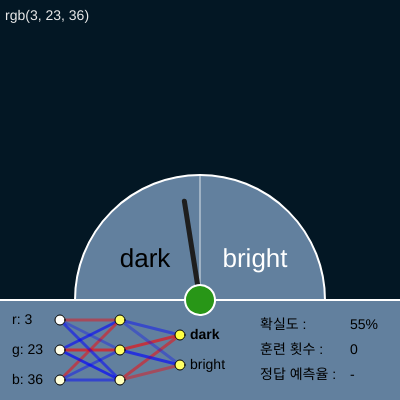
Frame 1 (no input)
Frame 60 (no input): identical to frame 1, image omitted
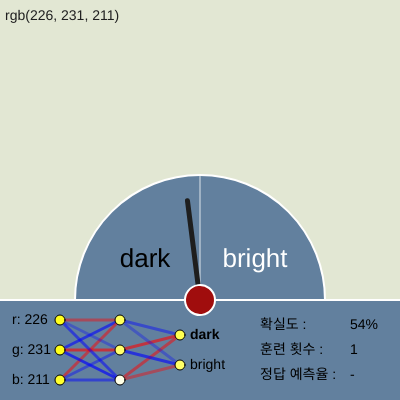
Frame 120 (the mouse pressed at the canvas centre since frame 60)

The p5.js sketch that drew these frames (run headless with seeded random() and noise() and a simulated clock; from frame 60 on, the mouse is pressed at the canvas centre):

// p5.js sketch
// ── sketch.js
// ERNST SCHMIDT
// www.ernst-schmidt.com

// idea: https://www.youtube.com/watch?v=KO7W0Qq8yUE&feature=youtu.be
// most relevant source: https://www.youtube.com/playlist?list=PLRqwX-V7Uu6Y7MdSCaIfsxc561QI0U0Tb

// open file tree on the left to see all files!

let r, g, b;

function setup() {
  createCanvas(400, 400);
  yBorderBottom = height - 100;
  brain = new NeuralNetwork(3, 3, 2);
  brainDisplay = new NNVisualization(brain, 60, yBorderBottom + 20);
  nTrainings = 0;
  trainingLog = [];
  guess = [];
  accuracy = undefined;

  randomClr();
  predict(r, g, b);
  evaluate();
}

function draw() {
  displayWindow();
  displayWheel();
  displayInfobox();
  displayNTrainings();
  displayGuess();
  displayAccuracy();
  displayClr();
  brainDisplay.display();
}

function predict(r, g, b) {
  let inputs = [r / 255, g / 255, b / 255];
  guess = brain.guess(inputs);
}

function randomClr() {
  if (random() < .5) {
    r = floor(random(0, 50));
    g = floor(random(0, 50));
    b = floor(random(0, 50));
  } else {
    r = floor(random(201, 256));
    g = floor(random(201, 256));
    b = floor(random(201, 256));
  }
}

function evaluate() {
  let sumRGB = r + g + b;
  let result = false;
  if (sumRGB < 765 / 2 && guess[0] > guess[1]) {
    result = true;
  } else if (sumRGB < 765 / 2 && guess[0] < guess[1]) {
    result = false;
  } else if (sumRGB > 765 / 2 && guess[0] < guess[1]) {
    result = true;
  } else if (sumRGB > 765 / 2 && guess[0] > guess[1]) {
    result = false;
  }

  if (result) {
    trainingLog.push(1);
  } else {
    trainingLog.push(0);
  }

  if (trainingLog.length > 20) {
    trainingLog.splice(0, 1);
  }

  let sumResults = 0;
  if (trainingLog.length >= 20) {
    for (let i = 0; i < trainingLog.length; i++) {
      sumResults += trainingLog[i];
    }
    accuracy = sumResults / 20;
  }
}
// ── controls.js
function mousePressed() {
  if (mouseY < yBorderBottom) {
    if (mouseX < width / 2) {
      brain.train([r / 255, g / 255, b / 255], [1, 0]);
    } else {
      brain.train([r / 255, g / 255, b / 255], [0, 1]);
    }
    nTrainings++;
    randomClr();
    predict(r, g, b);
    evaluate();
  }
}

function keyPressed() {
  if (key === "r" || key === "R") {
    setup();
  }
}
// ── displays.js
function displayWindow() {
  let h = 300;
  noStroke()
  fill(r, g, b);
  rect(0, 0, width, h);
}

function displayInfobox() {
  fill(98, 128, 158);
  noStroke();
  rect(0, yBorderBottom, width, height - yBorderBottom);

  stroke(255);
  strokeWeight(2);
  line(0, yBorderBottom, width, yBorderBottom);
}

function displayWheel() {
  // large circle
  stroke(255);
  strokeWeight(2);
  fill(98, 128, 158);
  circle(width / 2, yBorderBottom, 250);

  // center line
  stroke(255, 100);
  strokeWeight(2);
  line(width / 2, yBorderBottom, width / 2, yBorderBottom - 125);

  // text
  textSize(26);
  noStroke();
  textAlign(CENTER, CENTER);

  fill(0);
  text("dark", width / 2 - 55, yBorderBottom - 40);
  fill(255);
  text("bright", width / 2 + 55, yBorderBottom - 40);
}

function displayGuess() {
  let sum = guess[0] + guess[1];
  let percentDark = round(guess[0] / sum * 100);
  let percentBright = round(guess[1] / sum * 100);

  let ang;
  let str = "";
  if (percentDark > percentBright) {
    ang = map(percentDark, 0, 100, 0, -PI);
    str += percentDark + "%";
  } else if (percentDark < percentBright) {
    ang = map(percentBright, 0, 100, -PI, 0);
    str += percentBright + "%";
  } else {
    ang = map(percentBright, 0, 100, -PI, 0);
    str += percentBright + "%";
  }

  // indicator
  push();
  translate(width / 2, yBorderBottom);
  rotate(ang);

  stroke(30);
  strokeWeight(5);
  line(0, 0, 100, 0);

  if (percentDark == percentBright) {
    fill(30);
  } else {
    if (trainingLog[trainingLog.length - 1] == 1) {
      fill(40, 150, 23);
    } else if (trainingLog[trainingLog.length - 1] == 0) {
      fill(160, 13, 13);
    }
  }
  stroke(255);
  strokeWeight(2);
  circle(0, 0, 30);

  pop();


  // text
  noStroke();
  fill(0);
  textSize(14);
  textAlign(LEFT, CENTER);
  text("확실도 : ", width / 2 + 60, yBorderBottom + 25);
  text(str, width / 2 + 150, yBorderBottom + 25);

}

function displayNTrainings() {
  textSize(14);
  noStroke();
  textAlign(LEFT, CENTER);
  fill(0);
  text("훈련 횟수 : ", width / 2 + 60, yBorderBottom + 50);
  text(nTrainings, width / 2 + 150, yBorderBottom + 50);
}

function displayAccuracy() {
  let str = "";

  if (accuracy != undefined) {
    str += round(accuracy * 100) + "%";
  } else {
    str += "-";
  }

  textSize(14);
  noStroke();
  textAlign(LEFT, CENTER);
  fill(0);
  text("정답 예측율 :", width / 2 + 60, yBorderBottom + 75);
  text(str, width / 2 + 150, yBorderBottom + 75);
}

function displayClr() {
  let str = "rgb(" + r + ", " + g + ", " + b + ")";
  fill(255 - (r + b + g) / 3);
  textSize(14);
  text(str, 5, 16);
}
// ── math.js
function sigmoid(x) {
    return 1 / (1 + Math.exp(-x));
  }

function dSigmoid(x) {
  // calculates derivative of sigmoid function
  return sigmoid(x) * (1 - sigmoid(x));
}
// ── matrix.js
class Matrix {
  constructor(nRows, nCols) {
    this.nRows = nRows;
    this.nCols = nCols;
    this.data = [];

    for (let i = 0; i < this.nRows; i++) {
      this.data[i] = [];

      for (let j = 0; j < this.nCols; j++) {
        this.data[i][j] = 0;
      }
    }
  }

  static fromArray(array) {
    // receives array, returns matrix object
    let m = new Matrix(array.length, 1);

    for (let i = 0; i < array.length; i++) {
      m.data[i][0] = array[i];
    }
    // returns a matrix
    return m;
  }

  toArray() {
    // creates array from matrix object
    let array = [];
    for (let i = 0; i < this.nRows; i++) {
      for (let j = 0; j < this.nCols; j++) {
        array.push(this.data[i][j]);
      }
    }
    // returns an array
    return array;
  }

  randomize(min, max, type) {
    for (let i = 0; i < this.nRows; i++) {
      for (let j = 0; j < this.nCols; j++) {
        switch (type) {
          case "int":
            this.data[i][j] = floor(random(min, max)); //random() * 2 - 1;  
            break;
          case "float":
            this.data[i][j] = random(min, max); //random() * 2 - 1;  
            break;
        }
      }
    }
  }

  add(input) {
    // receives matrix object or number
    if (input instanceof Matrix) {
      if (this.nRows == input.nRows && this.nCols == input.nCols) {
        for (let i = 0; i < this.nRows; i++) {
          for (let j = 0; j < this.nCols; j++) {
            this.data[i][j] += input.data[i][j];
          }
        }
      } else {
        print("wrong matrix dimensions");
      }
    } else if (!isNaN(input)) {
      for (let i = 0; i < this.nRows; i++) {
        for (let j = 0; j < this.nCols; j++) {
          this.data[i][j] += input;
        }
      }
    } else {
      print("wrong argument provided");
    }
  }

  static subtract(inputA, inputB) {
    // receives two matrix objects
    if (inputA.nRows == inputB.nRows && inputA.nCols == inputB.nCols) {
      let result = new Matrix(inputA.nRows, inputB.nCols);
      for (let i = 0; i < inputA.nRows; i++) {
        for (let j = 0; j < inputA.nCols; j++) {
          result.data[i][j] = inputA.data[i][j] - inputB.data[i][j];
        }
      }
      // returns a matrix
      return result;
    } else {
      print("wrong matrix dimensions");
      return undefined;
    }

  }

  static dot(inputA, inputB) {
    // receives two matrix objects 
    // matrix product / dot product
    if (inputA instanceof Matrix && inputB instanceof Matrix) {
      if (inputA.nCols == inputB.nRows) {

        let result = new Matrix(inputA.nRows, inputB.nCols);
        for (let i = 0; i < result.nRows; i++) {
          for (let j = 0; j < result.nCols; j++) {
            // dot product of values in col
            var sum = 0;
            for (let k = 0; k < inputA.nCols; k++) {
              sum += inputA.data[i][k] * inputB.data[k][j];
            }
            result.data[i][j] = sum;
          }
        }
        // returns a matrix
        return result;
      } else {
        print("wrong matrix dimensions");
        return undefined;
      }
    } else {
      print("wrong arguments provided");
      return undefined;
    }
  }

  multiply(input) {
    // receives a single number -> scalar product
    // OR
    // receives a martrix object -> element wise multiplication

    if (!isNaN(input)) {
      for (let i = 0; i < this.nRows; i++) {
        for (let j = 0; j < this.nCols; j++) {
          this.data[i][j] *= input;
        }
      }
    } else if (input instanceof Matrix) {
      if (this.nCols == input.nCols && this.nRows == input.nRows) {
        for (let i = 0; i < this.nRows; i++) {
          for (let j = 0; j < this.nCols; j++) {
            this.data[i][j] *= input.data[i][j];
          }
        }
      } else {
        print("wrong matrix dimensions");
      }
    } else {
      print("wrong argument provided");
    }
  }

  static mapMatrix(matrix, fn) {
    // receives a matrix object and a function
    let result = new Matrix(matrix.nRows, matrix.nCols);
    let value;
    for (let i = 0; i < matrix.nRows; i++) {
      for (let j = 0; j < matrix.nCols; j++) {
        value = matrix.data[i][j];
        result.data[i][j] = fn(value);
      }
    }
    // returns a matrix
    return result;
  }

  static mapArray(array, fn) {
    let result = new Array(array.length);
    // receives an array and a function
    for (let i = 0; i < array.length; i++) {
      result[i] = fn(array[i]);
    }

    // returns an array
    return result;
  }

  map(fn) {
    // apply a function to every element of matrix
    for (let i = 0; i < this.nRows; i++) {
      for (let j = 0; j < this.nCols; j++) {
        let val = this.data[i][j];
        this.data[i][j] = fn(val);
      }
    }
  }


  static transpose(input) {
    // receives a matrix object
    let result = new Matrix(input.nCols, input.nRows);

    for (let i = 0; i < input.nRows; i++) {
      for (let j = 0; j < input.nCols; j++) {
        result.data[j][i] = input.data[i][j];
      }
    }
    // returns a matrix
    return result;
  }

  transpose() {
    let oldData = this.data;

    let oldNRows = this.nRows;
    let oldNCols = this.nCols;

    this.nRows = oldNCols;
    this.nCols = oldNRows;

    this.data = [];

    for (let i = 0; i < this.nRows; i++) {
      this.data[i] = [];

      for (let j = 0; j < this.nCols; j++) {
        this.data[i][j] = oldData[j][i];
      }
    }
  }

  print() {
    for (let i = 0; i < this.nRows; i++) {
      let str = "";
      for (let j = 0; j < this.nCols; j++) {
        str += this.data[i][j].toString() + " ";
      }
      print(str);
    }
    print("-----------");
  }
}
// ── neural_network.js
class NeuralNetwork {
  constructor(nInputNodes, nHiddenNodes, nOutputNodes) {
    // I = input
    // H = hidden
    // O = output

    this.nInputNodes = nInputNodes;
    this.nHiddenNodes = nHiddenNodes;
    this.nOutputNodes = nOutputNodes;

    this.weightsIH = new Matrix(this.nHiddenNodes, this.nInputNodes);
    this.weightsHO = new Matrix(this.nOutputNodes, this.nHiddenNodes);
    this.weightsIH.randomize(-1, 1, "float");
    this.weightsHO.randomize(-1, 1, "float");

    this.biasH = new Matrix(this.nHiddenNodes, 1);
    this.biasO = new Matrix(this.nOutputNodes, 1);
    this.biasH.randomize(-1, 1, "float");
    this.biasO.randomize(-1, 1, "float");

    this.learningRate = 0.6;

    this.inputs = [];
    this.guessesH = [];
    this.guessesO = [];
  }


  feedForward(inputArray, targetLayer) {
    let weights;
    let biases;

    switch (targetLayer) {
      case "hidden": // input -> hidden
        weights = this.weightsIH;
        biases = this.biasH;
        break;
      case "output": // hidden -> output
        weights = this.weightsHO;
        biases = this.biasO;
        break;
    }
    let inputs = Matrix.fromArray(inputArray);
    let outputs = Matrix.dot(weights, inputs);
    outputs.add(biases);

    return outputs.toArray();
  }

  train(inputArray, targetArray) {
    // feedForward input layer
    let outputH_unmapped = this.feedForward(inputArray, "hidden");
    let outputH = Matrix.mapArray(outputH_unmapped, sigmoid);

    // feedForward hidden layer
    let outputO_unmapped = this.feedForward(outputH, "output");
    let outputO = Matrix.mapArray(outputO_unmapped, sigmoid);

    // convert arrays to matrix objects
    outputO = Matrix.fromArray(outputO);
    let targets = Matrix.fromArray(targetArray);

    // calculate H -> O errors
    let outputErrors = Matrix.subtract(targets, outputO);

    // calculate H -> O gradients 
    let gradientsHO = Matrix.fromArray(Matrix.mapArray(outputO_unmapped, dSigmoid));
    gradientsHO.multiply(outputErrors);
    gradientsHO.multiply(this.learningRate);

    // calculate H -> O deltas 
    let outputH_trans = Matrix.transpose(Matrix.fromArray(outputH));
    let weightsHO_deltas = Matrix.dot(gradientsHO, outputH_trans);

    // adjust H -> O weights by deltas
    this.weightsHO.add(weightsHO_deltas);

    // adjust H -> 0 biases by gradients
    this.biasO.add(gradientsHO);

    // calculate I -> H errors
    let weightsHO_trans = Matrix.transpose(this.weightsHO);
    let hiddenErrors = Matrix.dot(weightsHO_trans, outputErrors);

    // calculate I -> H gradients 
    let gradientsIH = Matrix.fromArray(Matrix.mapArray(outputH_unmapped, dSigmoid));
    gradientsIH.multiply(hiddenErrors);
    gradientsIH.multiply(this.learningRate);

    // calculate I -> H deltas 
    let inputs_trans = Matrix.transpose(Matrix.fromArray(inputArray));
    let weightsIH_deltas = Matrix.dot(gradientsIH, inputs_trans);

    // adjust I -> H weights by deltas
    this.weightsIH.add(weightsIH_deltas);

    // adjust I -> H biases by gradients
    this.biasH.add(gradientsIH);
  }

  guess(inputArray) {
    this.inputs = inputArray;
    // feedForward input layer
    let outputH_unmapped = this.feedForward(inputArray, "hidden");
    let outputH = Matrix.mapArray(outputH_unmapped, sigmoid);
    this.guessesH = outputH;

    // feedForward hidden layer
    let outputO_unmapped = this.feedForward(outputH, "output");
    let outputO = Matrix.mapArray(outputO_unmapped, sigmoid);
    this.guessesO = outputO;
    return outputO;
  }
}

class NNVisualization {
  constructor(nn, x, y) {
    this.nInputNodes = nn.nInputNodes;
    this.nHiddenNodes = nn.nHiddenNodes;
    this.nOutputNodes = nn.nOutputNodes;

    this.inputNodes = [];
    this.hiddenNodes = [];
    this.outputNodes = [];

    this.connectionsIH = new Matrix(this.nHiddenNodes, this.nInputNodes);
    this.connectionsHO = new Matrix(this.nOutputNodes, this.nHiddenNodes);

    this.x = x;
    this.y = y;

    this.dXLayer = 60;
    this.dYNode = 30;

    // populate node arrays
    for (let i = 0; i < this.nInputNodes; i++) {
      this.inputNodes.push(new Node(x, y + i * this.dYNode));
    }

    for (let i = 0; i < this.nHiddenNodes; i++) {
      this.hiddenNodes.push(new Node(x + this.dXLayer, y + i * this.dYNode));
    }

    for (let i = 0; i < this.nOutputNodes; i++) {
      this.outputNodes.push(new Node(x + 2 * this.dXLayer, y + this.dYNode / 2 + i * this.dYNode));
    }

    // populate connection arrays
    for (let i = 0; i < this.nHiddenNodes; i++) {
      for (let j = 0; j < this.nInputNodes; j++) {
        this.connectionsIH.data[i][j] = new Connection(this.inputNodes[j], this.hiddenNodes[i]);
      }
    }

    for (let i = 0; i < this.nOutputNodes; i++) {
      for (let j = 0; j < this.nHiddenNodes; j++) {
        this.connectionsHO.data[i][j] = new Connection(this.hiddenNodes[j], this.outputNodes[i]);
      }
    }

  }

  display() {
    // display connections
    let clr;
    let strength;
    for (let i = 0; i < this.nHiddenNodes; i++) {
      for (let j = 0; j < this.nInputNodes; j++) {
        strength = map(abs(brain.weightsIH.data[i][j]), 0, 1, 0, 255);
        if (brain.weightsIH.data[i][j] < 0) {
          clr = color(0, 0, 255, strength);
        } else {
          clr = color(255, 0, 0, strength);
        }

        this.connectionsIH.data[i][j].display(clr);
      }
    }

    for (let i = 0; i < this.nOutputNodes; i++) {
      for (let j = 0; j < this.nHiddenNodes; j++) {
        strength = map(abs(brain.weightsIH.data[i][j]), 0, 1, 0, 255);
        if (brain.weightsHO.data[i][j] < 0) {
          clr = color(0, 0, 255, strength);
        } else {
          clr = color(255, 0, 0, strength);
        }
        this.connectionsHO.data[i][j].display(clr);
      }
    }

    // display nodes
    for (let i = 0; i < this.nInputNodes; i++) {
      strength = map(brain.inputs[i], 0, 1, 0, 255);
      this.inputNodes[i].display(strength);
    }
    for (let i = 0; i < this.nHiddenNodes; i++) {
      strength = map(brain.guessesH[i], 0, 1, 0, 255);
      this.hiddenNodes[i].display(strength);
    }
    for (let i = 0; i < this.nOutputNodes; i++) {
      strength = map(brain.guessesO[i], 0, 1, 0, 255);
      this.outputNodes[i].display(strength);
    }

    // display text left
    let str = "";
    let dX = -48;
    noStroke();
    fill(0);
    textSize(14);
    textAlign(LEFT, CENTER);
    str = "r: " + r;
    text(str, this.x + dX, this.inputNodes[0].y);
    str = "g: " + g;
    text(str, this.x + dX, this.inputNodes[1].y);
    str = "b: " + b;
    text(str, this.x + dX, this.inputNodes[2].y);

    // display text right
    dX = 2 * this.dXLayer + 10;
    if (guess[0] > guess[1]) {
      textStyle(BOLD);
    } else {
      textStyle(NORMAL);
    }
    str = "dark";
    text(str, this.x + dX, this.outputNodes[0].y);

    if (guess[0] < guess[1]) {
      textStyle(BOLD);
    } else {
      textStyle(NORMAL);
    }
    str = "bright";
    text(str, this.x + dX, this.outputNodes[1].y);
    textStyle(NORMAL);
  }
}

class Node {
  constructor(x, y) {
    this.x = x;
    this.y = y;
    this.d = 10;
  }

  display(strength) {
    fill(255, 255, 255 - strength)
    stroke(0);
    strokeWeight(1);
    circle(this.x, this.y, this.d);
  }
}

class Connection {
  constructor(nodeA, nodeB) {
    this.x1 = nodeA.x;
    this.x2 = nodeB.x;
    this.y1 = nodeA.y;
    this.y2 = nodeB.y;
  }

  display(clr) {
    stroke(clr);
    strokeWeight(3);
    line(this.x1, this.y1, this.x2, this.y2);
  }

}
